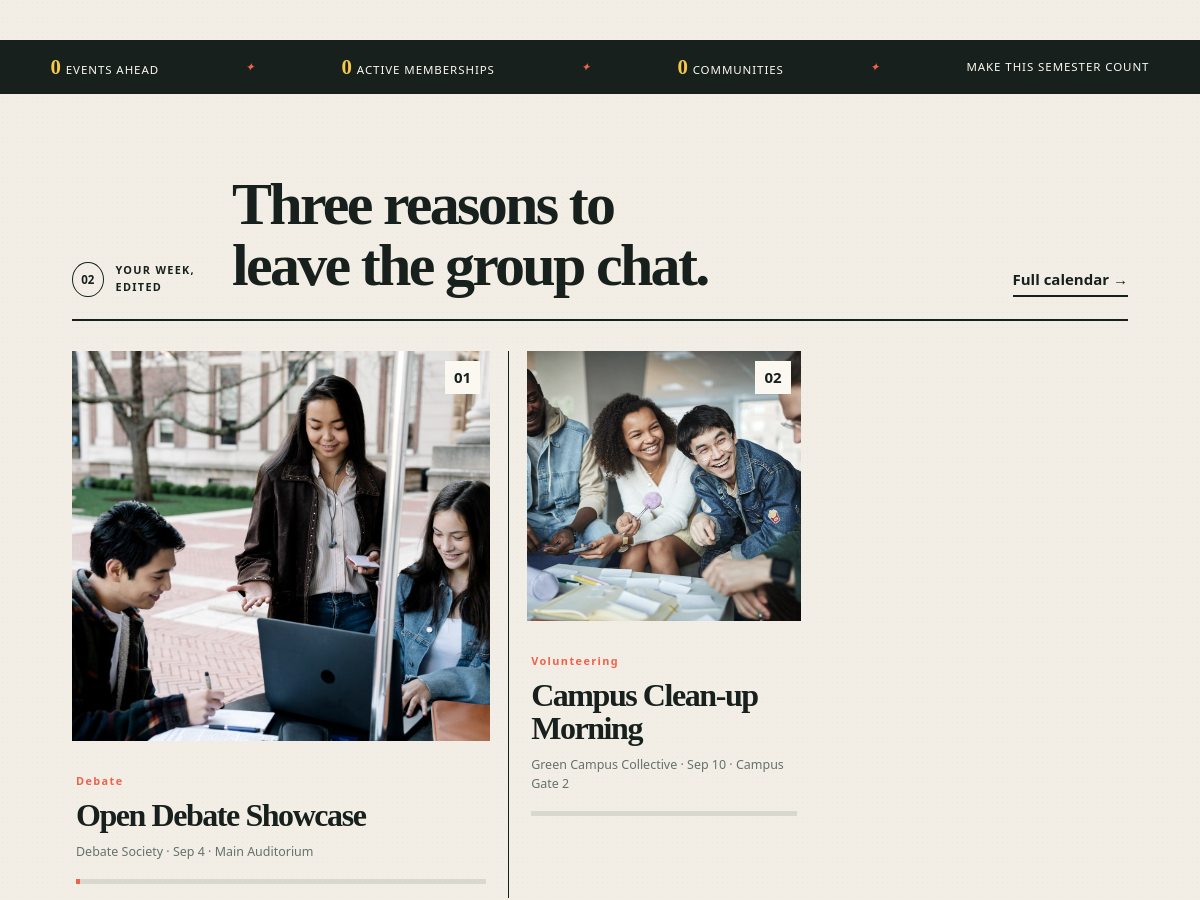
/ (middle part), run on an earlier commit of the app's database.
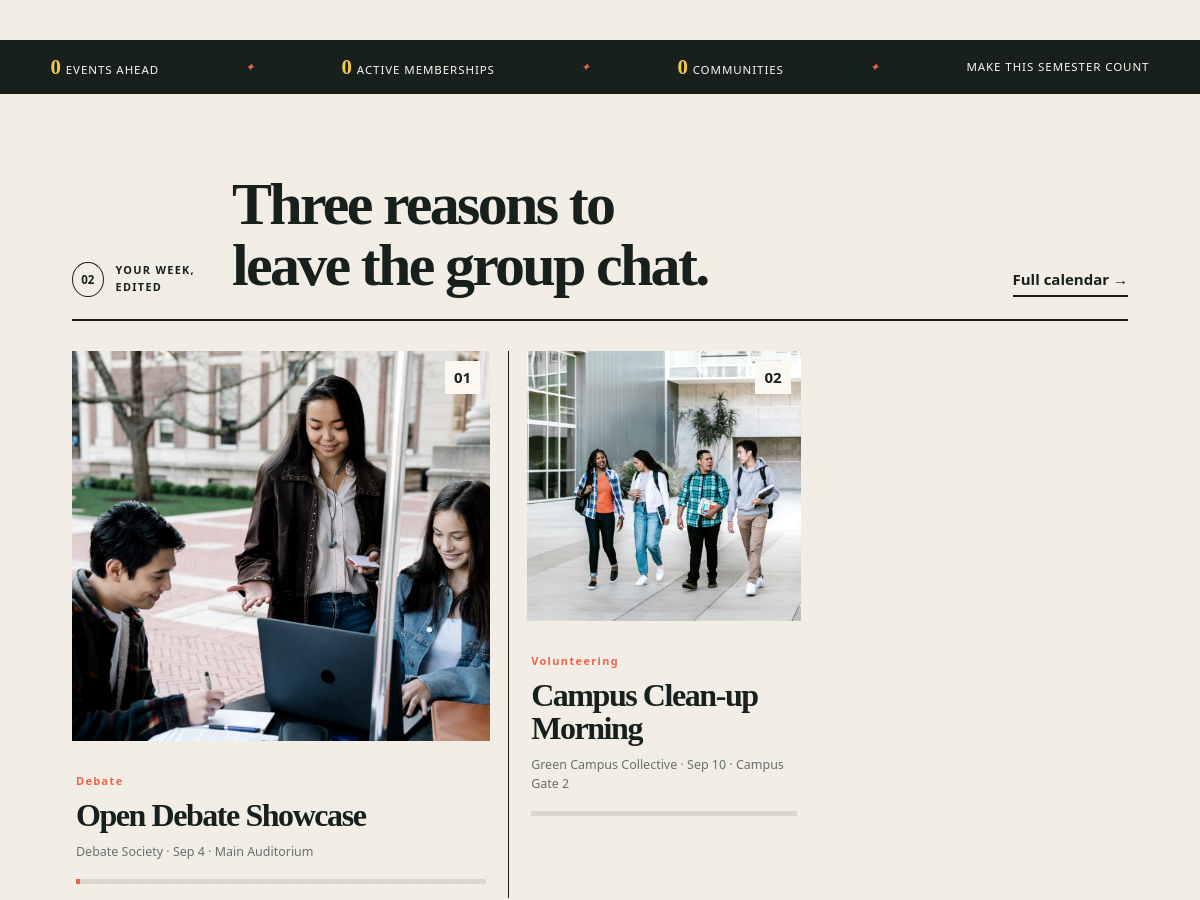
And on a later commit of the database.
### tables this page shows
CREATE TABLE events (
  event_id BIGINT UNSIGNED AUTO_INCREMENT PRIMARY KEY,
  club_id BIGINT UNSIGNED NOT NULL,
  created_by_user_id BIGINT UNSIGNED NOT NULL,
  title VARCHAR(180) NOT NULL,
  description TEXT NOT NULL,
  event_category VARCHAR(80) NOT NULL,
  event_date DATE NOT NULL,
  start_time TIME NOT NULL,
  end_time TIME NULL,
  venue VARCHAR(180) NOT NULL,
  maximum_participants INT UNSIGNED NOT NULL,
  registration_deadline DATE NULL,
  poster VARCHAR(255) NULL,
  status ENUM('Draft','Upcoming','Ongoing','Completed','Cancelled') NOT NULL DEFAULT 'Draft',
  created_at TIMESTAMP NOT NULL DEFAULT CURRENT_TIMESTAMP,
  updated_at TIMESTAMP NOT NULL DEFAULT CURRENT_TIMESTAMP ON UPDATE CURRENT_TIMESTAMP,
  CONSTRAINT fk_event_club FOREIGN KEY (club_id) REFERENCES clubs(club_id) ON DELETE CASCADE,
  CONSTRAINT fk_event_creator FOREIGN KEY (created_by_user_id) REFERENCES users(user_id),
  CONSTRAINT chk_event_capacity CHECK (maximum_participants > 0),
  CONSTRAINT chk_event_deadline CHECK (registration_deadline IS NULL OR registration_deadline <= event_date),
  INDEX idx_event_discovery (status, event_date, event_category)
);

CREATE TABLE clubs (
  club_id BIGINT UNSIGNED AUTO_INCREMENT PRIMARY KEY,
  club_name VARCHAR(140) NOT NULL UNIQUE,
  description TEXT NOT NULL,
  category VARCHAR(80) NOT NULL,
  logo VARCHAR(255) NULL,
  contact_information VARCHAR(190) NULL,
  status ENUM('Pending','Active','Suspended') NOT NULL DEFAULT 'Pending',
  created_at TIMESTAMP NOT NULL DEFAULT CURRENT_TIMESTAMP,
  INDEX idx_club_category_status (category, status)
);

### config/database.php (called while the page is built, shortened)
<?php
function db(): PDO
{
    static $pdo = null;
    if ($pdo instanceof PDO) {
        return $pdo;
    }
    $dsn = sprintf('mysql:host=%s;port=%s;dbname=%s;charset=utf8mb4', DB_HOST, DB_PORT, DB_NAME);
    try {
        $pdo = new PDO($dsn, DB_USER, DB_PASS, [
            PDO::ATTR_ERRMODE => PDO::ERRMODE_EXCEPTION,
            PDO::ATTR_DEFAULT_FETCH_MODE => PDO::FETCH_ASSOC,
            PDO::ATTR_EMULATE_PREPARES => false,
        ]);
    } catch (PDOException $exception) {
        http_response_code(500);
        exit('Database connection failed. Start MySQL, import mixed/database/schema.sql and mixed/database/seed.sql in phpMyAdmin, then check mixed/config/database.php.');
    }
    return $pdo;
}

### includes/functions.php (called while the page is built, shortened)
<?php
function e(?string $value): string
{
    return htmlspecialchars($value ?? '', ENT_QUOTES, 'UTF-8');
}
function app_base_url(): string
{
    static $baseUrl = null;
    if ($baseUrl !== null) {
        return $baseUrl;
    }
    $scriptName = str_replace('\\', '/', $_SERVER['SCRIPT_NAME'] ?? '');
    foreach (['/diha/', '/faisal/', '/rifat/', '/mixed/'] as $folder) {
        $position = strpos($scriptName, $folder);
    }
    $baseUrl = rtrim(str_replace('\\', '/', dirname($scriptName)), '/.');
    return $baseUrl;
}
function app_url(string $path = ''): string
{
    $baseUrl = app_base_url();
    $cleanPath = ltrim($path, '/');
    return $cleanPath === '' ? ($baseUrl ?: '/') . '/' : $baseUrl . '/' . $cleanPath;
}
function media_url(?string $path): string
{
    $path = trim((string) $path);
    if (str_starts_with($path, 'assets/') || str_starts_with($path, 'uploads/')) {
        $path = 'mixed/' . $path;
    }
    return app_url($path);
}

### index.php (the view, shortened to what this page needs)
<?php
$stats = ['clubs' => (int)db()->query("SELECT COUNT(*) FROM clubs WHERE status='Active'")->fetchColumn(),'events' => (int)db()->query("SELECT COUNT(*) FROM events WHERE status='Upcoming' AND event_date>=CURDATE()")->fetchColumn(),'members' => (int)db()->query("SELECT COUNT(*) FROM club_membership WHERE approval_status='Approved' AND membership_status='Active'")->fetchColumn()];
$featured = db()->query("SELECT e.*,c.club_name,COUNT(er.registration_id) registration_count FROM events e JOIN clubs c ON c.club_id=e.club_id LEFT JOIN event_registration er ON er.event_id=e.event_id AND er.registration_status='Registered' WHERE e.status='Upcoming' AND e.event_date>=CURDATE() GROUP BY e.event_id ORDER BY e.event_date,e.start_time LIMIT 3")->fetchAll();
$images = ['assets/images/campus-study.jpg','assets/images/club-collaboration.jpg','assets/images/campus-walk.jpg'];
require __DIR__.'/includes/header.php';
?>
<section class="front-page">
</section>
<section class="ticker" aria-label="Live campus statistics"><div class="ticker-track"><span><b data-count="<?=$stats['events']?>">0</b> events ahead</span><i>✦</i><span><b data-count="<?=$stats['members']?>">0</b> active memberships</span><i>✦</i><span><b data-count="<?=$stats['clubs']?>">0</b> communities</span><i>✦</i><span>Make this semester count</span></div></section>
<section class="editorial-section">
  <header class="editorial-heading"><div><span class="section-number">02</span><p>YOUR WEEK, EDITED</p></div><h2>Three reasons to<br>leave the group chat.</h2><a class="underlined-link" href="<?= e(app_url('diha/events.php')) ?>">Full calendar →</a></header>
  <div class="story-grid"><?php foreach ($featured as $i => $event):?><article class="event-story reveal" style="--delay:<?=$i * 90?>ms"><div class="story-image"><img src="<?=e(media_url($event['poster'] ?: $images[$i % count($images)]))?>" alt=""><span><?=e(str_pad((string)($i + 1), 2, '0', STR_PAD_LEFT))?></span></div><div class="story-body"><span class="story-tag"><?=e($event['event_category'])?></span><h3><?=e($event['title'])?></h3><p><?=e($event['club_name'])?> · <?=e(date('M j', strtotime($event['event_date'])))?> · <?=e($event['venue'])?></p><div class="capacity"><span style="width:<?=min(100, round(((int)$event['registration_count'] / (int)$event['maximum_participants']) * 100))?>%"></span></div></div></article><?php endforeach;?></div>
</section>
<?php require __DIR__.'/includes/footer.php';?>

What changed in the data, as far as the page shows it:
changed events "Campus Clean-up Morning": poster: picture added in place of a placeholder
